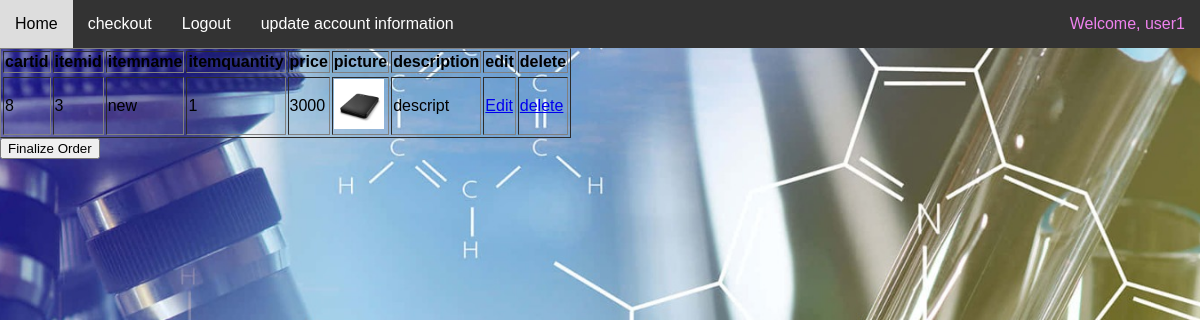
Before: /webStore/public/checkout.php (signed in) with the older database file.
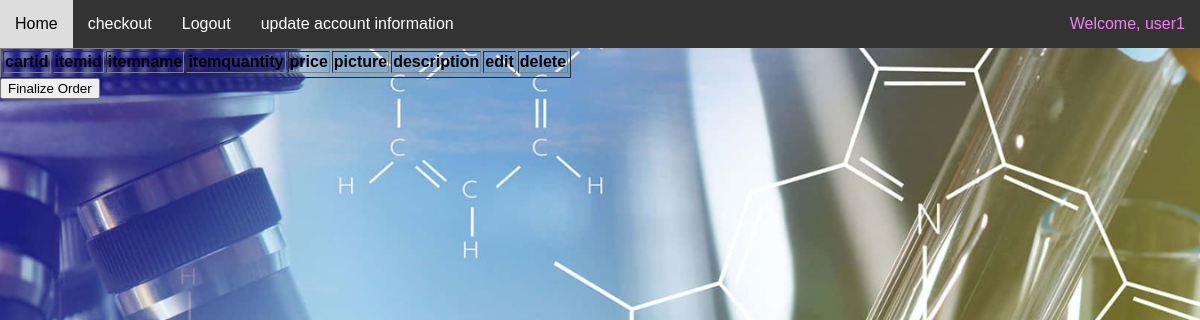
After: the same page with the newer database file.
### tables this page shows
CREATE TABLE `cartitem` (
  `id` int(11) NOT NULL,
  `cartid` int(10) NOT NULL,
  `itemid` int(10) NOT NULL,
  `itemquantity` int(11) NOT NULL
);

CREATE TABLE `inventory` (
  `itemid` int(10) NOT NULL,
  `itemname` varchar(50) NOT NULL,
  `price` int(10) NOT NULL,
  `quantity` int(10) NOT NULL,
  `description` varchar(255) DEFAULT NULL,
  `picture` varchar(255) DEFAULT NULL
);

### webStore/public/checkout.php (the view, shortened to what this page needs)
<!DOCTYPE html>
<?php
require_once "config.php";
require_once 'index1.php';
$query= $con->prepare("SELECT * FROM cart WHERE userid = ?");
$query->bindValue(1,$userid);
$query -> execute();
$resultCartid = $query->fetchALL();
foreach ($resultCartid as $row) {
    $cartid = $row["cartid"];
}
$query= $con->prepare("SELECT * FROM cartitem WHERE cartid = ?");
$query->bindValue(1,$cartid);
$query->execute();
$resultItems = $query->fetchALL(PDO::FETCH_ASSOC);
?>
<html>
<head>
<link rel="stylesheet" href="styles.css">
<body>
<table style "margin: 0 auto; text-align: center;" border '1'>
	<tr>
		<th>cartid</th>
		<th>itemid</th>
		<th>itemname</th>
		<th>itemquantity</th>
		<th>price</th>
		<th>picture</th>
		<th>description</th>
		<th>edit</th>
		<th>delete</th>
	<tr>
	<?php foreach ($resultItems as $row) {
	    $itemid = $row['itemid'];
	    $query= $con->prepare("SELECT * FROM inventory WHERE itemid = ?");
	    $query->bindValue(1,$itemid);
	    $query->execute();
	    $resultItemsInfo = $query->fetchALL(PDO::FETCH_ASSOC);
	    ?>
		<tr>
			<td><?= isset($row['cartid']) ? $row['cartid'] : '' ?></td>
			<td><?= isset($row['itemid']) ? $row['itemid'] : '' ?></td>
			<td><?= isset($resultItemsInfo[0]['itemname']) ? $resultItemsInfo[0]['itemname'] : '' ?></td>
			<td><?= isset($row['itemquantity']) ? $row['itemquantity'] : '' ?></td>
			<td><?= isset($resultItemsInfo[0]['price']) ? $row['itemquantity'] * $resultItemsInfo[0]['price'] : '' ?></td>
			<td>
                <?php
                $picture = isset($resultItemsInfo[0]['picture']) ? $resultItemsInfo[0]['picture'] : '';
                echo "<img src='$picture' alt='picture' style='width: 50px; height: 50px;'>";
                ?>
            </td>
			<td><?= isset($resultItemsInfo[0]['description']) ? $resultItemsInfo[0]['description'] : '' ?></td>
			<td><a href='editCart.php?ID=<?= $row['id']?>'>Edit</a></td>
			<td><a href='deleteCartItem.php?ID=<?= $row['id']?>'>delete</a></td>
		</tr>
	<?php } ?>
</table>
<input type='button' name='finishCheckout' value='Finalize Order' class='button' onclick="location.href='checkCart.php';" />
</body>
</html>

### webStore/public/navbar.php (shortened to what this page needs)
<nav class="topnav">
    <a href="usermain.php">Home</a>
    <a href="checkout.php">checkout</a>
    <?php if (isset($row["username"])): ?>
        <div class="welcome">
            Welcome, <?php echo $row["username"];?>
        </div>
        <a href="logout.php">Logout</a>
        <a href="updateuser.php">update account information</a>
    <?php endif; ?>
</nav>

Changed rows visible on the page:
removed cartitem: cartid "8", itemid "3", itemid.itemname "new", itemquantity "1", $row['itemquantity']*$resultItemsInfo[0]['price'] "3000", itemid.picture (picture), itemid.description "descript"
